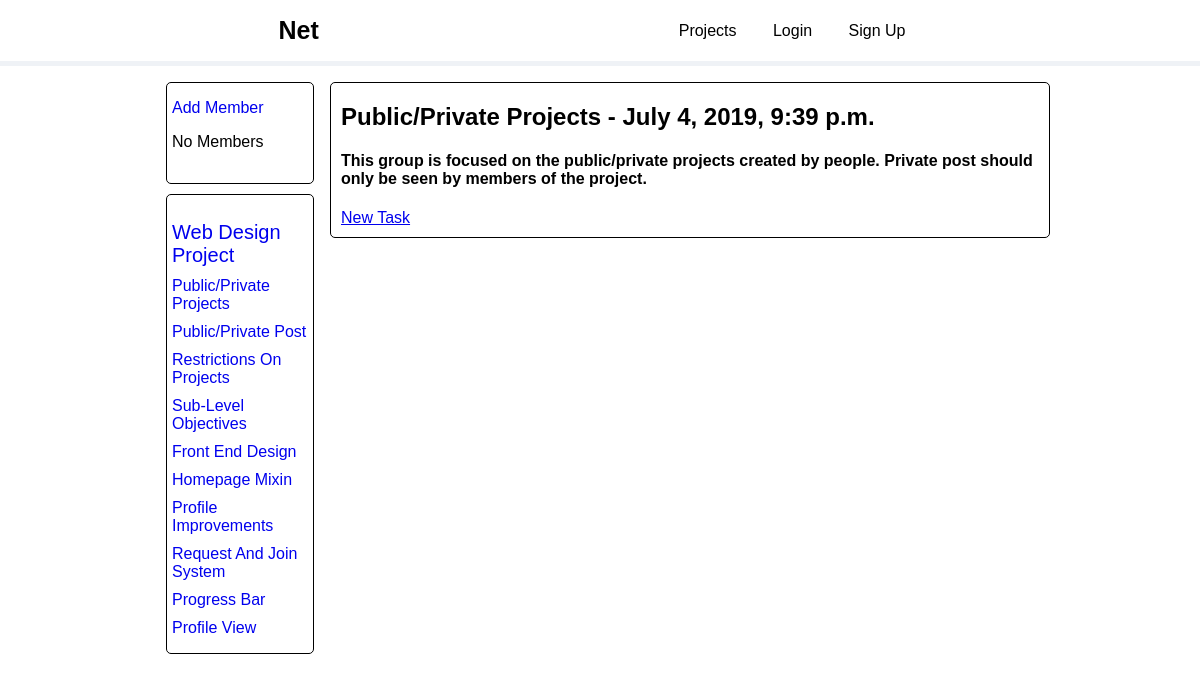
/project-4/objective-6/, run on the app's committed database.
### collab/models.py (models this page shows, shortened)
class Objective(models.Model):
    name = models.CharField(max_length=100)
    description = models.TextField()
    project = models.ForeignKey(Project,on_delete=models.CASCADE)
    members = models.ManyToManyField(settings.AUTH_USER_MODEL, through='Member',blank=True)
    completed = models.BooleanField(default=False)
    created_on = models.DateTimeField(auto_now=True)

class Project(models.Model):
    boss = models.ForeignKey(settings.AUTH_USER_MODEL,on_delete=models.CASCADE,null=True,blank=True)
    name = models.CharField(max_length=100)
    description = models.TextField()
    private = models.BooleanField(default=False)
    created_on = models.DateTimeField(auto_now_add=True,null=True,blank=True)

### collab/views.py (the view)
# urls.py: path('project-<int:project>/objective-<int:objective>/',views.ObjectiveDetailView.as_view(),name='objective-detail'),
class ObjectiveDetailView(DetailView):
    model = Objective
    def get_object(self,*args,**kwargs):
        return Objective.objects.get(pk=self.kwargs['objective'])

### collab/templates/collab/objective_detail.html (shortened to what this page needs)
{% extends 'collab/index.html' %}
{% block navbar%}
<li class='navbar-item'>
<a class="navbar-link" href="{% url 'projects' %}">Projects</a>
</li>
{% endblock navbar %}
{% block content %}
<div class="container">
  <div class="side-content">
    <div class="members-list">
      <a href="{% url 'add-member' object.project.pk object.pk %}">Add Member</a>
      {% for member in object.members.all %}
        {{member.first_name}}
        {% empty %}
      <span class='empty-members'>No Members</span>
      {% endfor %}
    </div>
    <div class="objective-list">
      <span><a href="{% url 'project-detail' object.project.pk %}">{{object.project.name|title}}</a></span>
      {% for objective in object.project.objective_set.all %}
      <a href="{% url 'objective-detail' object.project.pk objective.pk %}">{{objective.name|title}}</a>
      {% endfor %}
    </div>
  </div>
  <div class="main-content">
    <div class="objective">
      <h2>{{object.name|title}} - {{object.created_on}}</h2>
      <h4>{{object.description}}</h4>
      <a href="{% url 'create-task' object.pk %}">New Task</a>
    </div>
  </div>
</div>
{% endblock content %}

### collab/static/collab/style-project.css (style rules this page uses)
*,*:before,*:after { box-sizing: border-box; }
body,html { margin:0; padding:0; height: 100%; width: 100%; font-family: Arial, Helvetica, sans-serif; }
.container { width:75%; position: relative; margin:auto; overflow: hidden; }
.navbar-item { display: inline-block; margin: 0em 1em; }
.navbar-link { text-decoration: none; color:black; }

### collab/static/collab/style-objective.css (style rules this page uses)
.side-content { float:left; padding:16px 16px; width:20%; }
.main-content { float:left; padding:16px 0px; width:80%; }
.members-list { border: 1px solid black; border-radius: 5px; padding:16px 5px; margin-bottom: 10px; overflow: hidden; }
.members-list a { text-decoration: none; }
.empty-members { display: inline-block; margin:16px 0px; }
.objective-list { border: 1px solid black; border-radius: 5px; padding:16px 5px; overflow: hidden; }
.objective-list span a { font-size: 20px; }
.objective-list a { text-decoration: none; display: block; margin-top: 10px; }
.objective { border: 1px solid black; border-radius:5px; padding:0px 0px 10px 10px; }

### data on the page
Objective: project.name "Web Design Project", name "Public/Private Projects", created_on "July 4, 2019, 9:39 p.m.", description "This group is focused on the public/private projects created by people. Private post should only be seen by members of the project."
Objective: name "Public/Private Post"
Objective: name "Restrictions On Projects"
Objective: name "Sub-Level Objectives"
Objective: name "Front End Design"
Objective: name "Homepage Mixin"
Objective: name "Profile Improvements"
Objective: name "Request And Join System"
Objective: name "Progress Bar"
Objective: name "Profile View"
